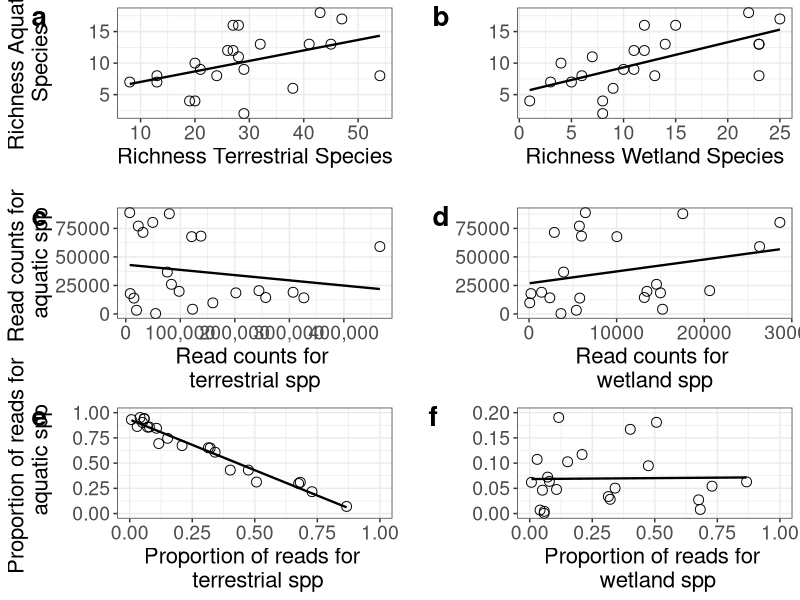

Generate this figure with R:
library(ggplot2)
library(cowplot)

# Plot with proportions of reads of terrestrial, wetland, and aquatic plant
# species

df<-read.csv("reads.richness.groups.csv",header=TRUE)

p1<-ggplot(df,aes(x=terrestrial.spp, y=aquatic.spp))+
  geom_smooth(method = "lm", se=FALSE, col = "black", size=0.8)+
  geom_point(shape=21,size=3)+theme_bw()+
  xlab("Richness Terrestrial Species")+
  ylab("Richness Aquatic \nSpecies")+
  theme(axis.title = element_text(size=16),
        axis.text = element_text(size=14))


p2<-ggplot(df,aes(x=wetland.spp, y=aquatic.spp))+
  geom_smooth(method = "lm", se=FALSE, col = "black", size=0.8)+
  geom_point(shape=21,size=3)+theme_bw()+
  xlab("Richness Wetland Species")+
  theme(axis.title.x = element_text(size=16),
        axis.title.y = element_blank(),
        axis.text = element_text(size=14))

p3<-ggplot(df,aes(x=terrestrial.reads, y=aquatic.reads))+
  geom_smooth(method = "lm", se=FALSE, col = "black", size=0.8)+
  geom_point(shape=21,size=3)+theme_bw()+
  xlab("Read counts for \nterrestrial spp")+
  ylab("Read counts for \naquatic spp")+
  scale_x_continuous(labels = scales::comma)+
  theme(axis.title = element_text(size=16),
        axis.text = element_text(size=14))

p4<-ggplot(df,aes(x=wetland.reads, y=aquatic.reads))+
  geom_smooth(method = "lm", se=FALSE, col = "black", size=0.8)+
  geom_point(shape=21,size=3)+theme_bw()+
  xlab("Read counts for \nwetland spp")+
  ylab("Read counts for aquatic spp")+
  theme(axis.title.x = element_text(size=16),
        axis.title.y = element_blank(),
        axis.text = element_text(size=14))

p5<-ggplot(df,aes(x=prop.aquatic, y=prop.terrestrial))+
  geom_smooth(method = "lm", se=FALSE, col = "black", size=0.8)+
  geom_point(shape=21,size=3)+theme_bw()+
  xlab("Proportion of reads for \n terrestrial spp")+
  ylab("Proportion of reads for \n aquatic spp")+
  xlim(0,1)+ylim(0,1)+
  theme(axis.title = element_text(size=16),
        axis.text = element_text(size=14))


p6<-ggplot(df,aes(x=prop.aquatic, y=prop.wetland))+
  geom_smooth(method = "lm", se=FALSE, col = "black", size=0.8)+
  geom_point(shape=21,size=3)+theme_bw()+
  xlab("Proportion of reads for \n wetland spp")+
  ylab("Proportion of reads for \n aquatic spp")+
  xlim(0,1)+ylim(0,0.2)+
  theme(axis.title.x = element_text(size=16),
        axis.title.y = element_blank(),
        axis.text = element_text(size=14))

combinedPlot <- plot_grid(p1, p2, p3, p4,p5, p6,labels='auto',label_y= 1.02,
                          label_x=0.06,label_size=20,ncol=2, nrow=3, align='hv',
                          rel_widths=1,rel_heights= 1)
                         

png("Correlations reads and richness.png",width = 3500, height = 3000, units = "px", res=300)
combinedPlot
dev.off()


# Correlations

cor.test(df$aquatic.spp,df$terrestrial.spp)
cor.test(df$aquatic.spp,df$wetland.spp)

cor.test(df$aquatic.reads,df$terrestrial.reads)
cor.test(df$aquatic.reads,df$wetland.reads)

cor.test(df$prop.aquatic,df$prop.terrestrial, method = "spearman")
cor.test(df$prop.aquatic,df$prop.wetland, method = "spearman")

